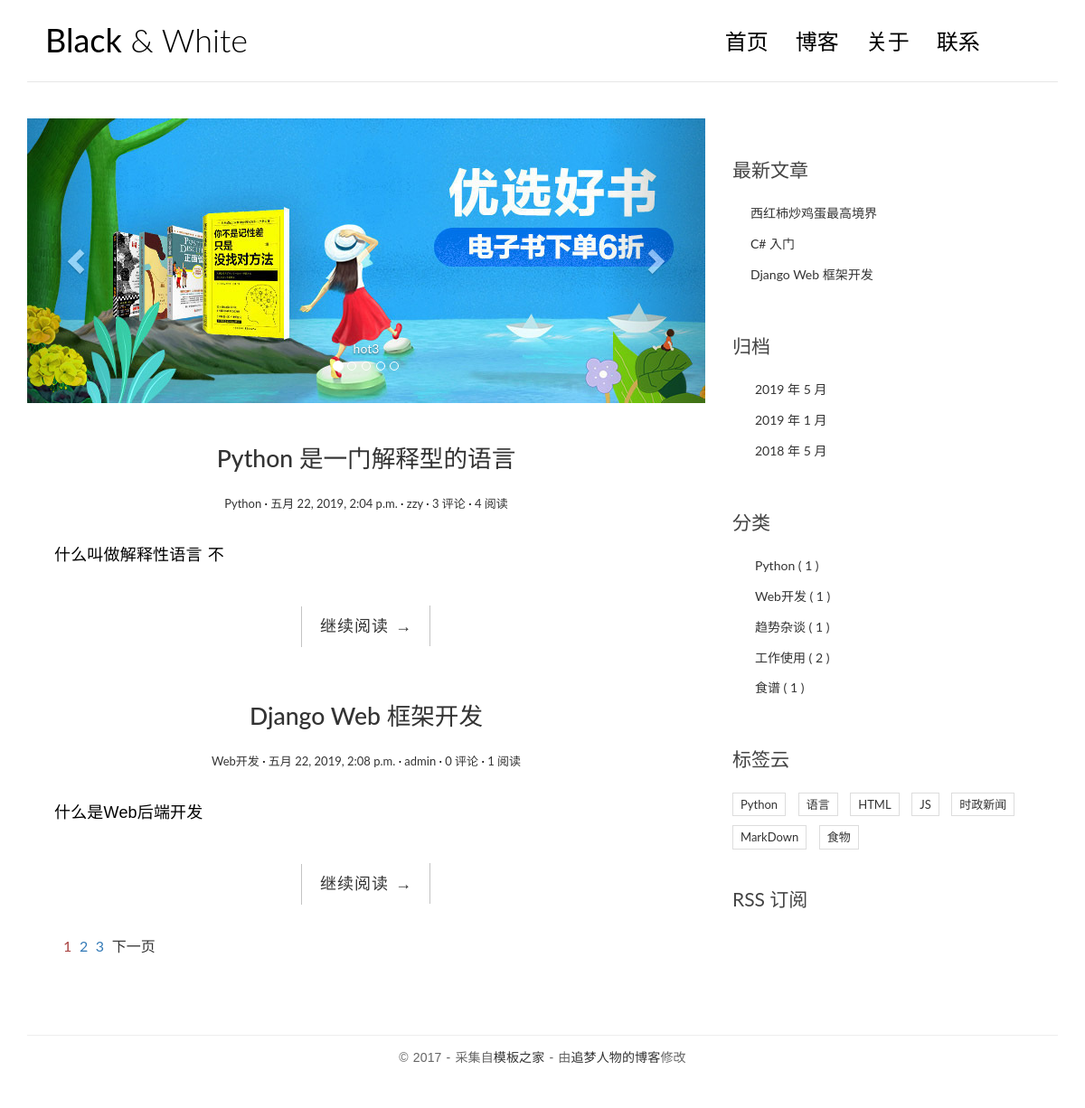
The page / on the database its author committed.
### blog/models.py (models this page shows, shortened)
class Ads(models.Model):
    img = models.ImageField(upload_to="ads",verbose_name="广告图")
    desc = models.CharField(max_length=20, verbose_name="广告描述")
    class Meta():
        verbose_name = "轮播图"
        verbose_name_plural = verbose_name

class Article(models.Model):
    title = models.CharField(max_length=50)
    body = models.TextField()
    create_time = models.DateTimeField(auto_now_add=True)
    update_time = models.DateTimeField(auto_now=True)
    views = models.PositiveIntegerField(default=0)
    category = models.ForeignKey(Category,on_delete=models.CASCADE)
    tags = models.ManyToManyField(Tag)
    auther = models.ForeignKey(User,models.CASCADE)
    class Meta():
        verbose_name = "文章"
        verbose_name_plural = verbose_name

class Category(models.Model):
    title = models.CharField(max_length=30)
    class Meta():
        verbose_name = "分类"
        verbose_name_plural = verbose_name

class Tag(models.Model):
    title = models.CharField(max_length=30)
    class Meta():
        verbose_name = "标签"
        verbose_name_plural = verbose_name

### blog/views.py (the view)
# urls.py: url(r'^$', views.index, name='index'),
def index(request):
    pagenum = request.GET.get("page")
    pagenum = 1 if pagenum==None  else pagenum
    articles = Article.objects.all().order_by("-views")
    paginator = Paginator(articles,2)
    page = paginator.get_page(pagenum)
    page.parms = "/"
    return render(request,'index.html',{"page":page})

### blog/templatetags/extend_fun.py (called while the page is built)
@register.filter(name='myslice')
def myslice(value,length):
    result = value[:length]
    print(result)
    return  result

@register.simple_tag(name='getcategorys')
def getcategorys():
    return Category.objects.all()

@register.simple_tag
def getlatestarticles(num = 3):
    return Article.objects.all().order_by("-create_time")[:num]

@register.simple_tag
def getarchives(num = 3):
    result =  Article.objects.dates("create_time",'month',order="DESC")[:num]
    print(result)
    return result

@register.simple_tag
def gettags():
    return Tag.objects.all()

@register.simple_tag
def getads():
    return Ads.objects.all()

### templates/index.html (shortened to what this page needs)
{% extends 'base.html' %}
{% load extend_fun %}
{% load cache %}
{% block left %}
<div id="carousel-example-generic" class="carousel slide" data-ride="carousel">
    {% cache 500 info %}
    {% getads as ads %}
    <ol class="carousel-indicators">
        {% for ad in ads %}
            {% if forloop.counter == 1 %}
                <li data-target="#carousel-example-generic" data-slide-to="0" class="active"></li>
            {% else %}
                <li data-target="#carousel-example-generic" data-slide-to="{{ forloop.counter|add:-1 }}"></li>
            {% endif %}
        {% endfor %}
    </ol>
    <div class="carousel-inner" role="listbox">
        {% for ad in ads %}
            {% if forloop.counter == 1 %}
                <div class="item active">
                    <img src="/static/media/{{ ad.img }}" alt="...">
                    <div class="carousel-caption">
                        {{ ad.desc }}
                    </div>
                </div>
            {% endif %}
        {% endfor %}
    </div>
    {% endcache %}
    <a class="left carousel-control" href="#carousel-example-generic" role="button" data-slide="prev">
        <span class="glyphicon glyphicon-chevron-left" aria-hidden="true"></span>
    </a>
    <a class="right carousel-control" href="#carousel-example-generic" role="button" data-slide="next">
        <span class="glyphicon glyphicon-chevron-right" aria-hidden="true"></span>
    </a>
</div>
{% if page %}
{% for article in  page.object_list %}
<article class="post post-{{ article.id }}">
    <header class="entry-header">
        <h1 class="entry-title">
            <a href="{% url 'blog:detail' article.id %}">{{ article.title }}</a>
        </h1>
        <div class="entry-meta">
            <span class="post-category"><a href="#">  {{ article.category.title  }} </a></span>
            <span class="post-date"><a href="#"><time class="entry-date"
                                                      datetime="2012-11-09T23:15:57+00:00">{{ article.create_time }}</time></a></span>
            <span class="post-author"><a href="#"> {{ article.auther.username }} </a></span>
            <span class="comments-link"><a href="#">{{ article.comment_set.count }} 评论</a></span>
            <span class="views-count"><a href="#">{{ article.views }} 阅读</a></span>
        </div>
    </header>
    <div class="entry-content clearfix">
        <p>
            {{ article.body|myslice:20 }}
        </p>
        <div class="read-more cl-effect-14">
            <a href="{% url 'blog:detail' article.id %}" class="more-link">继续阅读 <span class="meta-nav">→</span></a>
        </div>
    </div>
</article>
{% empty %}
<li>没有文章对象</li>
{% endfor %}
{% else %}
没有文章信息
{% endif %}
<div class="pagination">
    <ul>
        {% for num in page.paginator.page_range %}
        {% if num == page.number %}
        <li><a class="text-danger" href="{{ page.parms }}?page={{num}}"> {{ num }} </a></li>
        {% else %}
        <li><a class="text-primary" href="{{ page.parms }}?page={{num}}"> {{ num }} </a></li>
        {% endif %}
        {% endfor %}
        {% if page.has_next %}
        <li><a href="{{ page.parms }}?page={{page.next_page_number}}">下一页</a></li>
        {% endif %}
    </ul>
</div>
{% endblock %}

### templates/base.html (shortened to what this page needs)
{% load extend_fun %}
<!DOCTYPE html>
<html lang="en">
<head>
    <link rel="stylesheet" href="/static/css/bootstrap.min.css">
    <link rel="stylesheet" href="http://code.ionicframework.com/ionicons/2.0.1/css/ionicons.min.css">
    <link rel="stylesheet" href="/static/css/pace.css">
    <link rel="stylesheet" href="/static/css/custom.css">
</head>
<body id="page">
<div class="container">
    <header id="site-header">
        <div class="row">
            <div class="col-md-4 col-sm-5 col-xs-8">
                <div class="logo">
                    <h1><a href="/"><b>Black</b> &amp; White</a></h1>
                </div>
            </div>
            <div class="col-md-8 col-sm-7 col-xs-4">
                <nav class="main-nav" role="navigation">
                    <div class="collapse navbar-collapse" id="bs-example-navbar-collapse-1">
                        <ul class="nav navbar-nav navbar-right">
                            <li class="cl-effect-11"><a href="/" data-hover="首页">首页</a></li>
                            <li class="cl-effect-11"><a href="full-width.html" data-hover="博客">博客</a></li>
                            <li class="cl-effect-11"><a href="about.html" data-hover="关于">关于</a></li>
                            <li class="cl-effect-11"><a href="{% url 'blog:contactus' %}" data-hover="联系">联系</a></li>
                        </ul>
                    </div>
                </nav>
            </div>
        </div>
    </header>
</div>
<div class="content-body">
    <div class="container">
        <div class="row">
            <main class="col-md-8">
                {% block left %}
                {% endblock %}
            </main>
            <aside class="col-md-4">
                <div class="widget widget-recent-posts">
                    <h3 class="widget-title">最新文章</h3>
                    <ul>
                        {% getlatestarticles as latestarticles %}
                        {% for article in  latestarticles %}
                            <li><a href="{% url 'blog:detail' article.id %}">{{ article.title }}</a> </li>
                        {% empty %}
                            <li>最近文章</li>
                        {% endfor %}
                    </ul>
                </div>
                <div class="widget widget-archives">
                    <h3 class="widget-title">归档</h3>
                    <ul>
                        {% getarchives as archives %}
                        {% for archive in archives %}
                            <li><a href="{% url 'blog:archives' archive.year archive.month  %}">{{ archive.year }} 年 {{ archive.month }} 月</a></li>
                        {% empty %}
                            <li>没有对象</li>
                        {% endfor %}
                    </ul>
                </div>
                <div class="widget widget-category">
                    <h3 class="widget-title">分类</h3>
                    <ul>
                        {% getcategorys  as categorys  %}
                        {% for category in categorys %}
                            <li><a href="{% url 'blog:category' category.id %}"> {{ category.title }} <span class="post-count">( {{ category.article_set.count }} )</span>   </a></li>
                        {% endfor %}
                    </ul>
                </div>
                <div class="widget widget-tag-cloud">
                    <h3 class="widget-title">标签云</h3>
                    <ul>
                        {% gettags as tags %}
                        {% for tag in tags %}
                         <li>
                            <a href="{% url 'blog:tag' tag.id %}">{{ tag.title }}</a>
                        </li>
                        {% empty %}
                            <li>没有标签</li>
                        {% endfor %}
                    </ul>
                </div>
                <div class="rss">
                    <a href="{% url 'blog:rss' %}"> RSS 订阅</a>
                </div>
            </aside>
        </div>
    </div>
</div>
<footer id="site-footer">
    <div class="container">
        <div class="row">
            <div class="col-md-12">
                <p class="copyright">&copy 2017 - 采集自<a href="http://www.cssmoban.com/"
                                                        target="_blank" title="模板之家">模板之家</a>
                    - 由<a href="http://zmrenwu.com/" title="网页模板" target="_blank">追梦人物的博客</a>修改
                </p>
            </div>
        </div>
    </div>
</footer>
</body>
</html>

### static/css/custom.css (style rules this page uses)
* { outline: none; }
h1, h2, h3, h4, h5, h6 { margin-top: 0; }
b { font-weight: 400; }
a { color: #333; }
body { color: #444; font-family: 'Lato', sans-serif; }
p { font-family: 'Ubuntu', sans-serif; font-weight: 400; word-spacing: 1px; letter-spacing: 0.01em; }
#single p, #page p { margin-bottom: 25px; }
img { max-width: 100%; }
#site-header { background-color: #FFF; padding: 25px 20px; margin-bottom: 40px; border-bottom: 1px solid #e7e7e7; }
.logo h1 a { color: #000; }
.logo h1 { margin: 0; font-family: 'Lato', sans-serif; font-weight: 300; }
.main-nav { margin-top: 11px; max-width: 95%; }
.main-nav a { color: #000000 !important; padding: 0 0 5px 0 !important; margin-right: 30px; font-family: 'Lato', sans-serif; font-weight: 300; font-size: 24px; }
.cl-effect-11 a { padding: 10px 0; color: #0972b4; text-shadow: none; }
.cl-effect-11 a::before { position: absolute; top: 0; left: 0; overflow: hidden; padding: 0 0 5px 0 !important; max-width: 0; border-bottom: 1px solid #000; color: #000; content: attr(data-hover); white-space: nowrap; -webkit-transition: max-width 0.5s; -moz-transition: max-width 0.5s; transition: max-width 0.5s; }
.content-body { padding-bottom: 4em; }
.post { background: #fff; padding: 30px 30px 0; }
.entry-title { text-align: center; font-size: 1.9em; margin-bottom: 20px; line-height: 1.6; padding: 10px 20px 0; }
.entry-meta { text-align: center; color: #DDDDDD; font-size: 13px; margin-bottom: 30px; }
.entry-content { font-size: 18px; line-height: 1.9; font-weight: 300; color: #000; }
.post-category::after, .post-date::after, .post-author::after, .comments-link::after { content: ' ·'; color: #000; }
.read-more { font-family: 'Ubuntu', sans-serif; font-weight: 400; word-spacing: 1px; letter-spacing: 0.01em; text-align: center; margin-top: 20px; }
.cl-effect-14 a { padding: 0 20px; height: 45px; line-height: 45px; position: relative; display: inline-block; margin: 15px 25px; letter-spacing: 1px; font-weight: 400; text-shadow: 0 0 1px rgba(255, 255, 255, 0.3); }
.cl-effect-14 a::before, .cl-effect-14 a::after { position: absolute; width: 45px; height: 1px; background: #C3C3C3; content: ''; -webkit-transition: all 0.3s; -moz-transition: all 0.3s; transition: all 0.3s; pointer-events: none; }
.cl-effect-14 a::before { top: 0; left: 0; -webkit-transform: rotate(90deg); -moz-transform: rotate(90deg); transform: rotate(90deg); -webkit-transform-origin: 0 0; -moz-transform-origin: 0 0; transform-origin: 0 0; }
.cl-effect-14 a::after { right: 0; bottom: 0; -webkit-transform: rotate(90deg); -moz-transform: rotate(90deg); transform: rotate(90deg); -webkit-transform-origin: 100% 0; -moz-transform-origin: 100% 0; transform-origin: 100% 0; }
.widget { background: #fff; padding: 30px 0 0; }
.widget-title { font-size: 1.5em; margin-bottom: 20px; line-height: 1.6; padding: 10px 0 0; font-weight: 400; }
.widget-recent-posts ul { padding: 0; margin: 0; padding-left: 20px; }
.widget-recent-posts ul li { list-style-type: none; position: relative; line-height: 170%; margin-bottom: 10px; }
.widget-recent-posts ul li::before { content: '\f3d3'; font-family: "Ionicons"; position: absolute; left: -17px; top: 3px; font-size: 16px; color: #000; }
.widget-archives ul { padding: 0; margin: 0; padding-left: 25px; }
.widget-archives ul li { list-style-type: none; position: relative; line-height: 170%; margin-bottom: 10px; }
.widget-archives ul li::before { content: '\f3f3'; font-family: "Ionicons"; position: absolute; left: -25px; top: 1px; font-size: 16px; color: #000; }
.widget-category ul { padding: 0; margin: 0; padding-left: 25px; }
.widget-category ul li { list-style-type: none; position: relative; line-height: 170%; margin-bottom: 10px; }
.widget-category ul li::before { content: '\f3fe'; font-family: "Ionicons"; position: absolute; left: -25px; top: 1px; font-size: 18px; color: #000; }
.widget-tag-cloud ul { padding: 0; margin: 0; margin-right: -10px; }
.widget-tag-cloud ul li { list-style-type: none; font-size: 13px; display: inline-block; margin-right: 10px; margin-bottom: 10px; padding: 3px 8px; border: 1px solid #ddd; }
.rss { font-size: 21px; margin-top: 30px; }
.rss a { color: #444; }
#site-footer { padding-top: 10px; padding: 0 0 1.5em 0; }
.copyright { text-align: center; padding-top: 1em; margin: 0; border-top: 1px solid #eee; color: #666; }
.pagination ul { list-style: none; }
.pagination ul li { display: inline-block; font-size: 16px; margin-right: 5px; }

### rows shown on the page
Ads: img (picture), desc "hot3"
Article: title "Python 是一门解释型的语言", category "Python", create_time "五月 22, 2019, 2:04 p.m.", auther.username "zzy", comment_set.count "3", views "4", body|myslice "什么叫做解释性语言 不"
Article: title "Django Web 框架开发", category "Web开发", create_time "五月 22, 2019, 2:08 p.m.", auther.username "admin", comment_set.count "0", views "1", body|myslice "什么是Web后端开发"
Article: title "西红柿炒鸡蛋最高境界"
Article: title "C# 入门"
Category: title "Python", article_set.count "1"
Category: title "Web开发", article_set.count "1"
Category: title "趋势杂谈", article_set.count "1"
Category: title "工作使用", article_set.count "2"
Category: title "食谱", article_set.count "1"
Tag: title "Python"
Tag: title "语言"
Tag: title "HTML"
Tag: title "JS"
Tag: title "时政新闻"
Tag: title "MarkDown"
Tag: title "食物"

### other values the page prints
{{ num }} "1"
{{ num }} "2" "3"
{{ archive.year }} "2019" "2019" "2018"
{{ archive.month }} "5" "1" "5"
